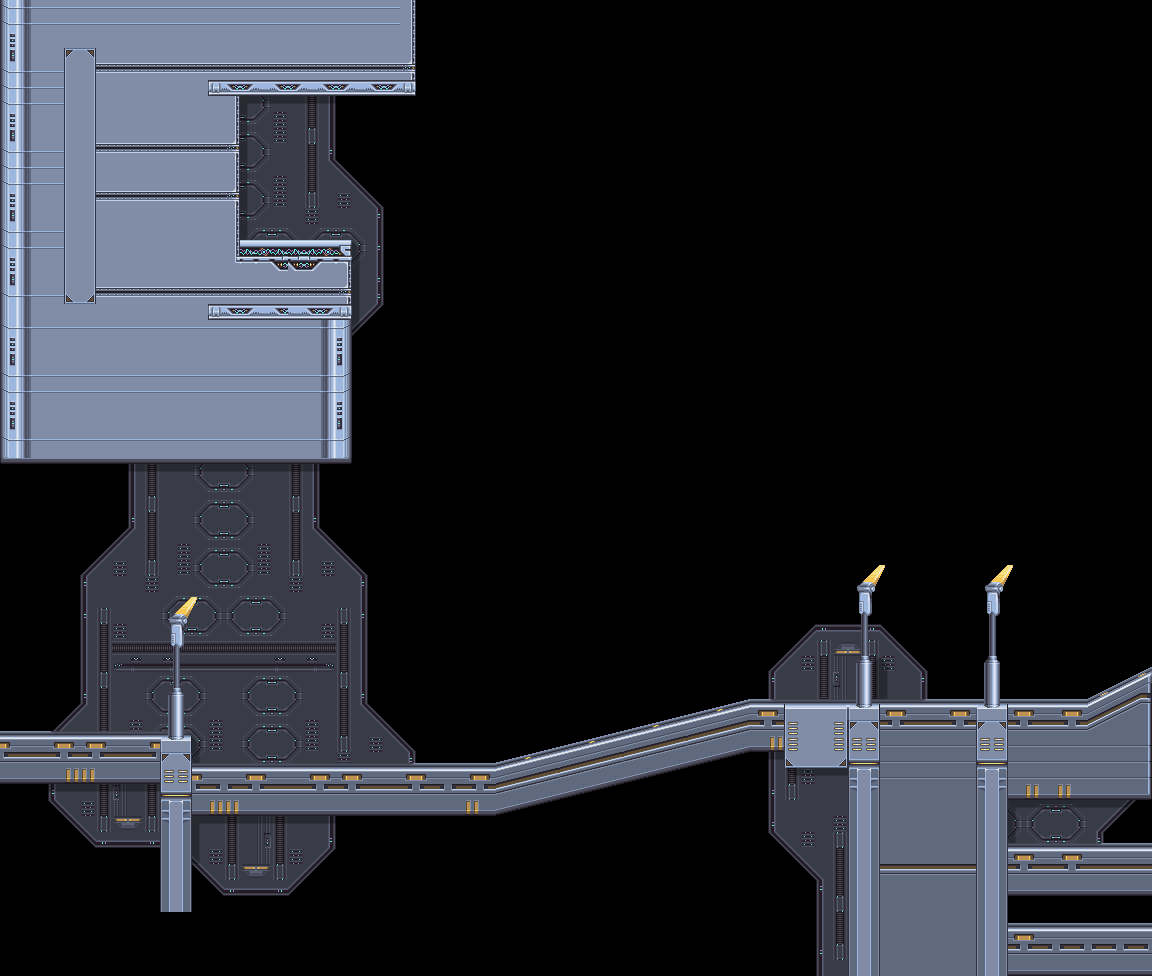

Rendered tile map (Tiled .tmx) drawn with the repository's tilesets; below, a short description and the map source with its tile grids summarised:
An orthogonal 72x61 tile map with 16x16 px tiles, 4 tile layers (Background, Shadows, Main, Foreground).

<map version="1.9" tiledversion="1.9.0" orientation="orthogonal" renderorder="right-down" width="72" height="61" tilewidth="16" tileheight="16" infinite="0" nextlayerid="6" nextobjectid="1">
 <tileset firstgid="1" source="DynastyTileset.tsx" />
 <layer id="4" name="Background" width="72" height="61">
  <data>[4392 cells, 738 non-empty, 21 distinct tile ids]</data>
 </layer>
 <layer id="5" name="Shadows" width="72" height="61">
  <data>[4392 cells, 73 non-empty, 3 distinct tile ids]</data>
 </layer>
 <layer id="1" name="Main" width="72" height="61">
  <data>[4392 cells, 1163 non-empty, 83 distinct tile ids]</data>
 </layer>
 <layer id="3" name="Foreground" width="72" height="61">
  <data>[4392 cells, 82 non-empty, 29 distinct tile ids]</data>
 </layer>
</map>
